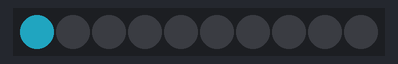
Simulated run of this program. Board: CircuitPython board. Parts: 10 RGB LEDs in strip order, left to right. Dim RGB values are drawn brighter than linear.

Above: at 0.05 s.
At 0.85 s:
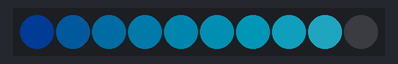
At 10.61 s:
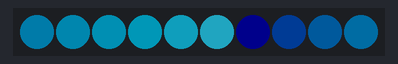
At 20.37 s:
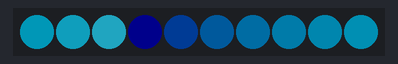
At 30.14 s:
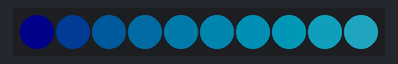
At 39.9 s:
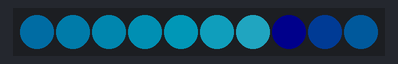

The program:

aula_4_fade_chase.py
```python
import time, random
import board, neopixel
num_leds = 10
led_pin = board.D7
leds = neopixel.NeoPixel(led_pin, num_leds, brightness=0.4, auto_write=False )
my_color = (55,200,230)
dim_by = 20  # dim amount, higher = shorter tails
pos = 0
while True:
  leds[pos] = my_color
  leds[0:] = [[max(i-dim_by,0) for i in l] for l in leds] # dim all by (dim_by,dim_by,dim_by)
  pos = (pos+1) % num_leds  # move to next position
  leds.show()  # only write to LEDs after updating them all
  time.sleep(0.1)
```
